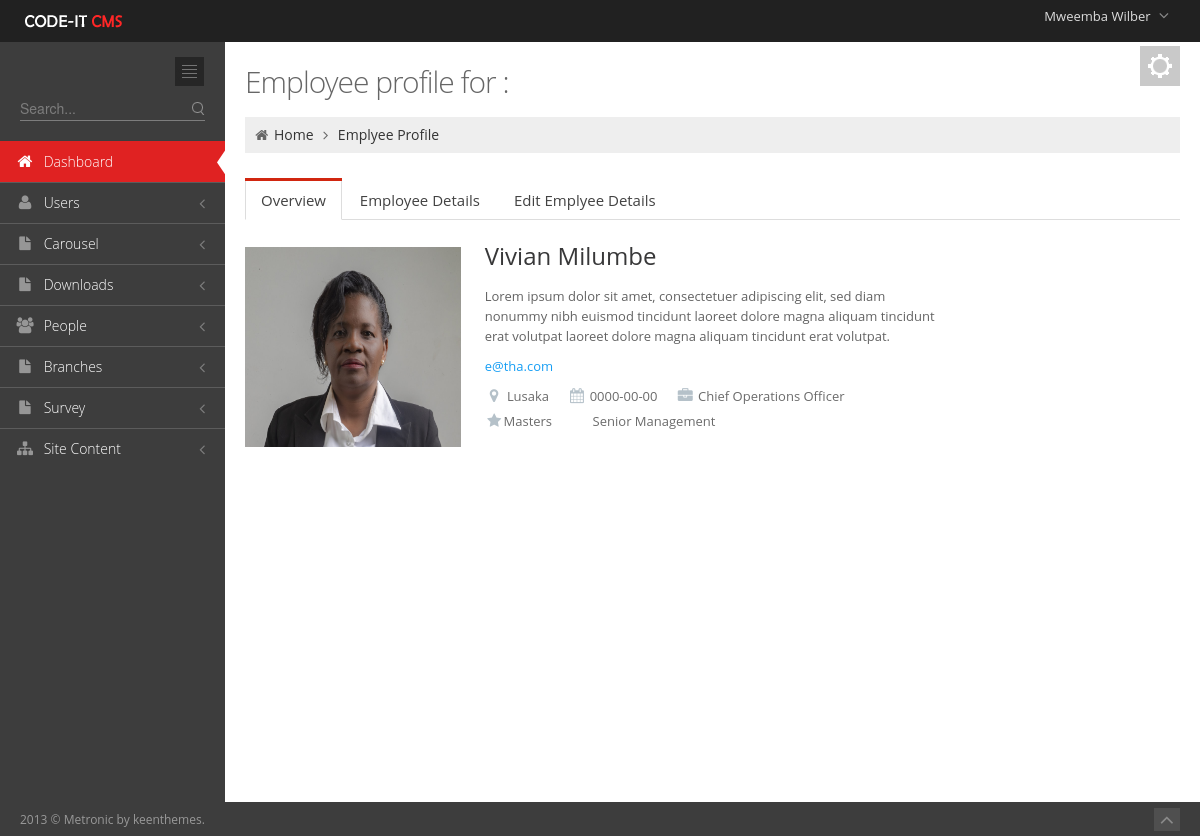
Screenshot of /Admin/employee_profile.php?emp_id=3434 (signed in) with the database file from the repository.
### tables this page shows
CREATE TABLE `user_tbl` (
  `username` varchar(50) NOT NULL,
  `password` text NOT NULL,
  `email` text NOT NULL,
  `contact_no` varchar(50) NOT NULL,
  `branch` int(11) NOT NULL,
  `level` int(11) NOT NULL,
  `Position` text NOT NULL,
  `active` int(11) NOT NULL,
  `Staff_no` int(11) NOT NULL,
  `profile_picture` text NOT NULL,
  `last_pass_change` date NOT NULL,
  `emp_id` int(3) NOT NULL,
  `Status` varchar(20) NOT NULL,
  `date_created` date NOT NULL
);

CREATE TABLE `employees_tbl` (
  `emp_id` int(4) UNSIGNED ZEROFILL NOT NULL,
  `Title` text NOT NULL,
  `first_name` varchar(100) DEFAULT NULL,
  `last_name` varchar(100) DEFAULT NULL,
  `date_of_birth` date DEFAULT NULL,
  `email` varchar(100) DEFAULT NULL,
  `mobile_number` varchar(18) DEFAULT NULL,
  `whatsapp` text NOT NULL,
  `address1` varchar(100) DEFAULT NULL,
  `address2` varchar(100) DEFAULT NULL,
  `city_town` varchar(100) DEFAULT NULL,
  `genda` varchar(10) DEFAULT NULL,
  `country` varchar(100) DEFAULT NULL,
  `date_joined` date DEFAULT NULL,
  `jobRole` text,
  `Qualification_level` varchar(40) NOT NULL,
  `qualification_Area` varchar(100) NOT NULL,
  `Category` text NOT NULL,
  `Picture` text NOT NULL,
  `brief_profile` text NOT NULL
);

### includes/sessions.php (called while the page is built, shortened)
<?php
include 'Dbconnect.php';
$dbuser=$_SESSION['username'];
   $query="SELECT * FROM `user_tbl` INNER JOIN `employees_tbl` ON `employees_tbl`.`emp_id`=`user_tbl`.`Staff_no` WHERE `username`='$dbuser'";
      $q1=mysqli_query($conn,$query)or die(mysqli_error());
            while ($row = mysqli_fetch_array($q1)) {
            $firstname=$row['first_name'];
            }
?>

### Admin/employee_profile.php (the view, shortened to what this page needs)
<!DOCTYPE html>
 <html lang="en">
<head>
	<link href="media/css/bootstrap.min.css" rel="stylesheet" type="text/css"/>
	<link href="media/css/bootstrap-responsive.min.css" rel="stylesheet" type="text/css"/>
	<link href="media/css/font-awesome.min.css" rel="stylesheet" type="text/css"/>
	<link href="media/css/style-metro.css" rel="stylesheet" type="text/css"/>
	<link href="media/css/style.css" rel="stylesheet" type="text/css"/>
	<link href="media/css/style-responsive.css" rel="stylesheet" type="text/css"/>
	<link href="media/css/default.css" rel="stylesheet" type="text/css" id="style_color"/>
	<link href="media/css/uniform.default.css" rel="stylesheet" type="text/css"/>
	<link href="media/css/bootstrap-fileupload.css" rel="stylesheet" type="text/css" />
	<link href="media/css/chosen.css" rel="stylesheet" type="text/css" />
	<link href="media/css/profile.css" rel="stylesheet" type="text/css" />
</head>
<?php
include 'includes/header.php';
include 'includes/sidebar.php';
$emp_id=$_GET['emp_id'];
?>
		<div class="page-content">
			<div class="container-fluid" id="contentid">
				<div class="row-fluid">
					<div class="span12">
						<div class="color-panel hidden-phone">
							<div class="color-mode-icons icon-color"></div>
						</div>
						<h3 class="page-title">
							Employee profile for :   <?php echo $firstid ?> <?php echo $lastid ?></h3>
						<ul class="breadcrumb">
							<li>
								<i class="icon-home"></i>
								<a href="index.html">Home</a>
								<i class="icon-angle-right"></i>
							</li>
							<li><a href="#">Emplyee Profile  </a></li>
						</ul>
					</div>
				</div>
				<div class="row-fluid profile">
					<div class="span12">
						<div class="tabbable tabbable-custom tabbable-full-width">
							<ul class="nav nav-tabs">
								<li class="active"><a href="#tab_1_1" data-toggle="tab">Overview</a></li>
								<li><a href="#tab_1_2" data-toggle="tab">Employee Details</a></li>
								<li><a href="EditEmployee.php?emp_id=<?php echo $emp_id; ?>" >Edit Emplyee Details</a></li>
							</ul>
							<div class="tab-content">
								<div class="tab-pane row-fluid active" id="tab_1_1">
									<ul class="unstyled profile-nav span3">
						<?php  $query="SELECT * FROM `employees_tbl` WHERE `emp_id`='$emp_id'";
      $q1=mysqli_query($conn,$query)or die(mysqli_error());
            while ($row2 = mysqli_fetch_array($q1)) {
            ?>
<li><img style="height: 200px;" src="../images/staff/<?php echo  $row2['Picture']; ?>" alt="" /> </li>
									</ul>
										<div class="span9">
										<div class="row-fluid">
											<div class="span8 profile-info">
												<h1><?php echo  $row2['first_name']; ?> <?php echo  $row2['last_name']; ?></h1>
												<p>Lorem ipsum dolor sit amet, consectetuer adipiscing elit, sed diam nonummy nibh euismod tincidunt laoreet dolore magna aliquam tincidunt erat volutpat laoreet dolore magna aliquam tincidunt erat volutpat.</p>
												<p><a href="#"><?php echo  $row2['email']; ?></a></p>
												<ul class="unstyled inline">
													<li><i class="icon-map-marker"></i> <?php echo  $row2['city_town']; ?></li>
													<li><i class="icon-calendar"></i> <?php echo  $row2['date_joined']; ?></li>
													<li><i class="icon-briefcase"></i> <?php echo  $row2['jobRole']; ?></li>
													<li><i class="icon-star"></i><?php echo  $row2['Qualification_level']; ?> <?php echo  $row2['qualification_Area']; ?></li>
													<li><i class="icon-marker"></i> <?php echo  $row2['Category']; ?></li>
												</ul>
											</div>
											<div class="span4">
												</div>
										</div>
			<?php } ?>
									</div>
								</div>
							</div>
						</div>
					</div>
				</div>
			</div>
		</div>
	</div>
	<div class="footer">
		<div class="footer-inner">
			2013 &copy; Metronic by keenthemes.
		</div>
		<div class="footer-tools">
			<span class="go-top">
			<i class="icon-angle-up"></i>
			</span>
		</div>
	</div>
</body>
</html>

### Admin/includes/header.php (shortened to what this page needs)
<?php
 include '../includes/sessions.php';
?>
 <html lang="en" class="no-js">
<body class="page-header-fixed">
	<div class="header navbar navbar-inverse navbar-fixed-top">
		<div class="navbar-inner">
			<div class="container-fluid">
				<a class="brand" href="index.php">
				<img src="media/image/logo.png" alt="logo"/>
				</a>
				<ul class="nav pull-right">
					<li class="dropdown user">
						<a href="#" class="dropdown-toggle" data-toggle="dropdown">
						<span class="username"><?php echo $firstname ;?></span>
						<i class="icon-angle-down"></i>
						</a>
					</li>
				</ul>
			</div>
		</div>
	</div>
	<div class="page-container">

### Admin/media/css/style-metro.css (style rules this page uses)
div, input, select, textarea, span, img, table, td, th, p, a, button, ul, li { -webkit-border-radius: 0 !important; -moz-border-radius: 0 !important; border-radius: 0 !important; }

### Admin/media/css/style-responsive.css (style rules this page uses)
@media (min-width: 980px) { .page-content { margin-left: 225px; margin-top: 0px; min-height: 760px; } }

### Admin/media/css/default.css (style rules this page uses)
body { background-color: #3d3d3d !important; }
.header .navbar-inner { filter: none !important; background-image: none !important; background-color: #212121 !important; }
.header .nav li.dropdown .dropdown-toggle i { color: #8a8a8a !important; }
.footer .footer-inner { color: #999999; }
.footer .footer-tools .go-top { background-color: #4f4f4f; }
.footer .footer-tools .go-top i { color: #8a8a8a; }

### Admin/media/css/profile.css (style rules this page uses)
.profile { position:relative; }
.profile p { color:#636363; font-size:13px; }
.profile p a { color:#169ef4; }
.profile ul.profile-nav { margin-bottom:30px; }
.profile ul.profile-nav li { position:relative; }
.profile-info h1 { color:#383839; font-size:24px; font-weight:400; margin:-11px 0 10px 0; }
.profile-info ul { margin-bottom:15px; }
.profile-info li { color:#6b6b6b; font-size:13px; margin-right:15px; margin-bottom:5px; padding:0 !important; }
.profile-info li i { color:#b5c1c9; font-size:15px; }

### rows the page displays
user_tbl: employees_tbl.first_name "Mweemba Wilber"
employees_tbl: Picture (picture), first_name "Vivian", last_name "Milumbe", email "e@tha.com", city_town "Lusaka", date_joined "0000-00-00", jobRole "Chief Operations Officer", Qualification_level "Masters", Category "Senior Management"
